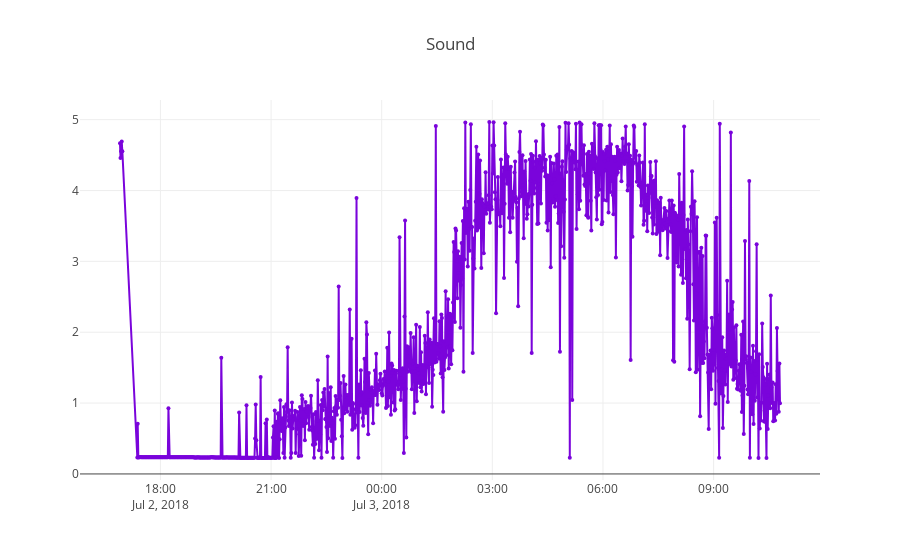

The notebook cell saved with this chart:
### Code cell
draw_plot(data, 'Sound', 'Sound', 'rgb(122, 4, 219)')

### Figure 1 — Plotly figure (JSON) as saved in the notebook; plotly's stock layout.template omitted (floating-point values rounded to 4 significant figures; data arrays with more than 128 entries replaced by an {"elided": "..."} marker saying what was removed)
{"data": [{"marker": {"color": "rgb(122, 4, 219)", "size": 4}, "mode": "lines+markers", "type": "scatter", "uid": "7b75e6bc-8ac9-11e8-8a41-b827eb6067f0", "x": {"elided": "1052 str values"}, "y": {"elided": "1052 float values"}}], "layout": {"title": "Sound"}}
